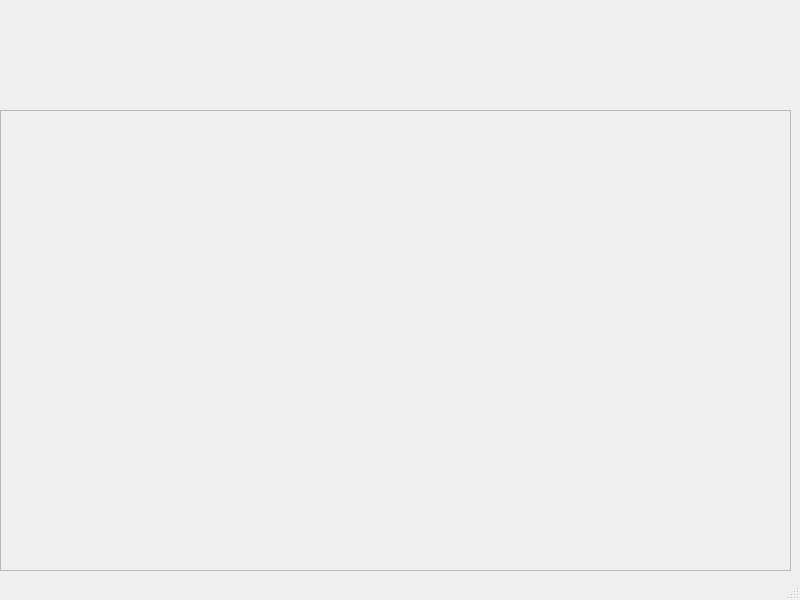
<?xml version="1.0" encoding="UTF-8"?>
<ui version="4.0">
 <class>MainWindow</class>
 <widget class="QMainWindow" name="MainWindow">
  <property name="geometry">
   <rect>
    <x>0</x>
    <y>0</y>
    <width>800</width>
    <height>600</height>
   </rect>
  </property>
  <property name="windowTitle">
   <string>MainWindow</string>
  </property>
  <widget class="QWidget" name="centralwidget">
   <widget class="QFrame" name="frame">
    <property name="geometry">
     <rect>
      <x>0</x>
      <y>110</y>
      <width>791</width>
      <height>461</height>
     </rect>
    </property>
    <property name="frameShape">
     <enum>QFrame::StyledPanel</enum>
    </property>
    <property name="frameShadow">
     <enum>QFrame::Raised</enum>
    </property>
   </widget>
  </widget>
  <widget class="QMenuBar" name="menubar">
   <property name="geometry">
    <rect>
     <x>0</x>
     <y>0</y>
     <width>800</width>
     <height>22</height>
    </rect>
   </property>
  </widget>
  <widget class="QStatusBar" name="statusbar"/>
 </widget>
 <resources/>
 <connections/>
</ui>
